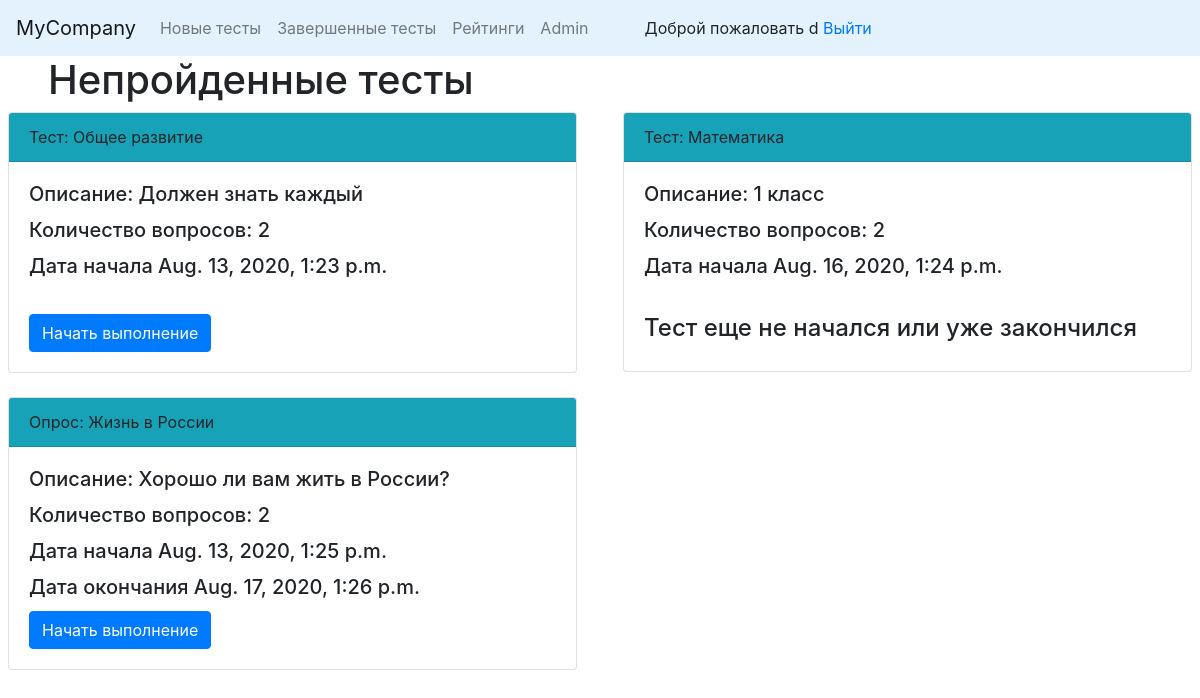
The app's page /poll/list_of_blocks/ (signed in) with its own data.
### poll/models.py (models this page shows, shortened)
class Block(models.Model):
    POLL = 'PL'
    TEST = 'TS'
    TYPE_BLOCK_CHOICES = [
        (POLL, 'Опросник'),
        (TEST, 'Тест'),
    ]
    type_block = models.CharField(max_length=2, choices=TYPE_BLOCK_CHOICES,
                                  default=TEST)
    title = models.CharField(max_length=128)
    description = models.TextField(blank=True)
    question_count = models.SmallIntegerField(default=0)
    date_begin = models.DateTimeField('Дата начала теста',
                                      default=timezone.now)
    date_end = models.DateTimeField('Дата окончания теста', blank=True,
                                    null=True)
    available = models.BooleanField(default=False)

### poll/views.py (the view)
# urls.py: path('list_of_blocks/', blocks_view, name='list_of_blocks_url'),
def blocks_view(request):
    if request.user.is_authenticated:
        block_list = []
        for i in Block.objects.all():
            if not i.result.filter(user=request.user):
                block_list.append(i)
        template = loader.get_template('list_of_blocks.html')
        for i in block_list:
            if i.date_begin > timezone.now():
                i.available = False
                i.save()
            else:
                i.available = True
                i.save()
        context_dict = {
            "block_list": block_list
        }
        return HttpResponse(template.render(context_dict, request))
    else:
        return redirect('index')

### poll/templates/list_of_blocks.html (shortened to what this page needs)
{% extends 'base_poll.html' %}
{% block content %}
    <h1 class="ml-5">Непройденные тесты</h1>
    <div class="row">
        {% for block in block_list %}
            <div class="col-sm-6">
                <div class="card mb-4 ml-2 mr-2">
                    <div class="card-header bg-info">
                        {% if block.type_block == 'TS' %} Тест: {% else %} Опрос: {% endif %} {{ block.title }}
                    </div>
                    <div class="card-body">
                        <h5 class="card-title">Описание: {{ block.description }}</h5>
                        <h5 class="card-title">Количество вопросов: {{ block.question_count }}</h5>
                        <h5 class="card-title">Дата начала {{ block.date_begin }}</h5>
                        {% if block.date_end %}
                            <h5 class="card-title">Дата окончания {{ block.date_end }}</h5>
                        {% else %}
                            <br>
                        {% endif %}
                        {% if block.available %}
                            <a href="{% url 'block_detail_url' block_id=block.pk %}" class="btn btn-primary">Начать выполнение</a>
                        {% else %}
                        <h4>Тест еще не начался или уже закончился</h4>
                        {% endif %}
                    </div>
                </div>
            </div>
        {% endfor %}
    </div>
{% endblock %}

### templates/base.html (shortened to what this page needs)
<!DOCTYPE html>
<html lang="en">
<head>
    <link rel="stylesheet" href="https://maxcdn.bootstrapcdn.com/bootstrap/4.0.0/css/bootstrap.min.css">
</head>
<body>
    <nav class="navbar navbar-expand-lg navbar-light" style="background-color: #e3f2fd;">
        <a class="navbar-brand" href="{% url 'index' %}">MyCompany</a>
        <div class="collapse navbar-collapse" id="navbarNavAltMarkup">
            <div class="navbar-nav">
                {% if request.user.is_authenticated %}
                    <a class="nav-item nav-link" href="{% url 'list_of_blocks_url' %}">Новые тесты</a>
                    <a class="nav-item nav-link" href="{% url 'completed_list_url' %}">Завершенные тесты</a>
                    <a class="nav-item nav-link" href="{% url 'rating_url' %}">Рейтинги</a>
                {% endif %}
                {% if request.user.is_authenticated and request.user.is_staff %}
                    <a class="nav-item nav-link" href="/admin/">Admin</a>
                {% endif %}
                {% if request.user.is_authenticated %}
                    <div class="mt-2 ml-5">
                        <span> Доброй пожаловать {{ request.user }} </span>
                        <a href="{% url 'logout' %}">Выйти</a>
                    </div>
                {% endif %}
            </div>
        </div>
    </nav>
    {% block content %}{% endblock %}
</body>
</html>

### records on screen
Block: shows "Тест:", title "Общее развитие", description "Должен знать каждый", question_count "2", date_begin "Aug. 13, 2020, 1:23 p.m.", available "Начать выполнение"
Block: shows "Тест:", title "Математика", description "1 класс", question_count "2", date_begin "Aug. 16, 2020, 1:24 p.m.", available "Тест еще не начался или уже закончился"
Block: shows "Опрос:", title "Жизнь в России", description "Хорошо ли вам жить в России?", question_count "2", date_begin "Aug. 13, 2020, 1:25 p.m.", date_end "Aug. 17, 2020, 1:26 p.m.", available "Начать выполнение"

### other values on screen
{{ request.user }} "d"
